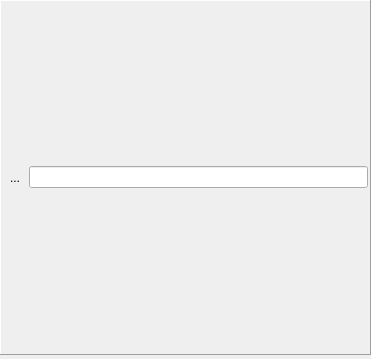
<?xml version="1.0" encoding="UTF-8"?>
<ui version="4.0">
 <class>QToolBoxPageButton</class>
 <widget class="QWidget" name="QToolBoxPageButton">
  <property name="geometry">
   <rect>
    <x>0</x>
    <y>0</y>
    <width>371</width>
    <height>359</height>
   </rect>
  </property>
  <property name="windowTitle">
   <string>Form</string>
  </property>
  <layout class="QVBoxLayout" name="verticalLayout">
   <property name="spacing">
    <number>0</number>
   </property>
   <property name="margin">
    <number>0</number>
   </property>
   <item>
    <widget class="QFrame" name="frameFilter">
     <property name="frameShape">
      <enum>QFrame::Panel</enum>
     </property>
     <property name="frameShadow">
      <enum>QFrame::Raised</enum>
     </property>
     <layout class="QHBoxLayout" name="horizontalLayout">
      <property name="spacing">
       <number>2</number>
      </property>
      <property name="margin">
       <number>2</number>
      </property>
      <item>
       <widget class="QToolButton" name="toolButtonClean">
        <property name="text">
         <string>...</string>
        </property>
        <property name="icon">
         <iconset resource="res.qrc">
          <normaloff>:/about/icons/edit_clean.png</normaloff>:/about/icons/edit_clean.png</iconset>
        </property>
        <property name="iconSize">
         <size>
          <width>16</width>
          <height>16</height>
         </size>
        </property>
        <property name="autoRaise">
         <bool>true</bool>
        </property>
       </widget>
      </item>
      <item>
       <widget class="QLineEdit" name="lineEditFilter"/>
      </item>
     </layout>
    </widget>
   </item>
   <item>
    <layout class="QVBoxLayout" name="toolBoxPageLayout">
     <property name="margin">
      <number>2</number>
     </property>
    </layout>
   </item>
  </layout>
 </widget>
 <resources>
  <include location="res.qrc"/>
 </resources>
 <connections>
  <connection>
   <sender>toolButtonClean</sender>
   <signal>clicked()</signal>
   <receiver>lineEditFilter</receiver>
   <slot>clear()</slot>
   <hints>
    <hint type="sourcelabel">
     <x>16</x>
     <y>89</y>
    </hint>
    <hint type="destinationlabel">
     <x>199</x>
     <y>89</y>
    </hint>
   </hints>
  </connection>
 </connections>
</ui>
